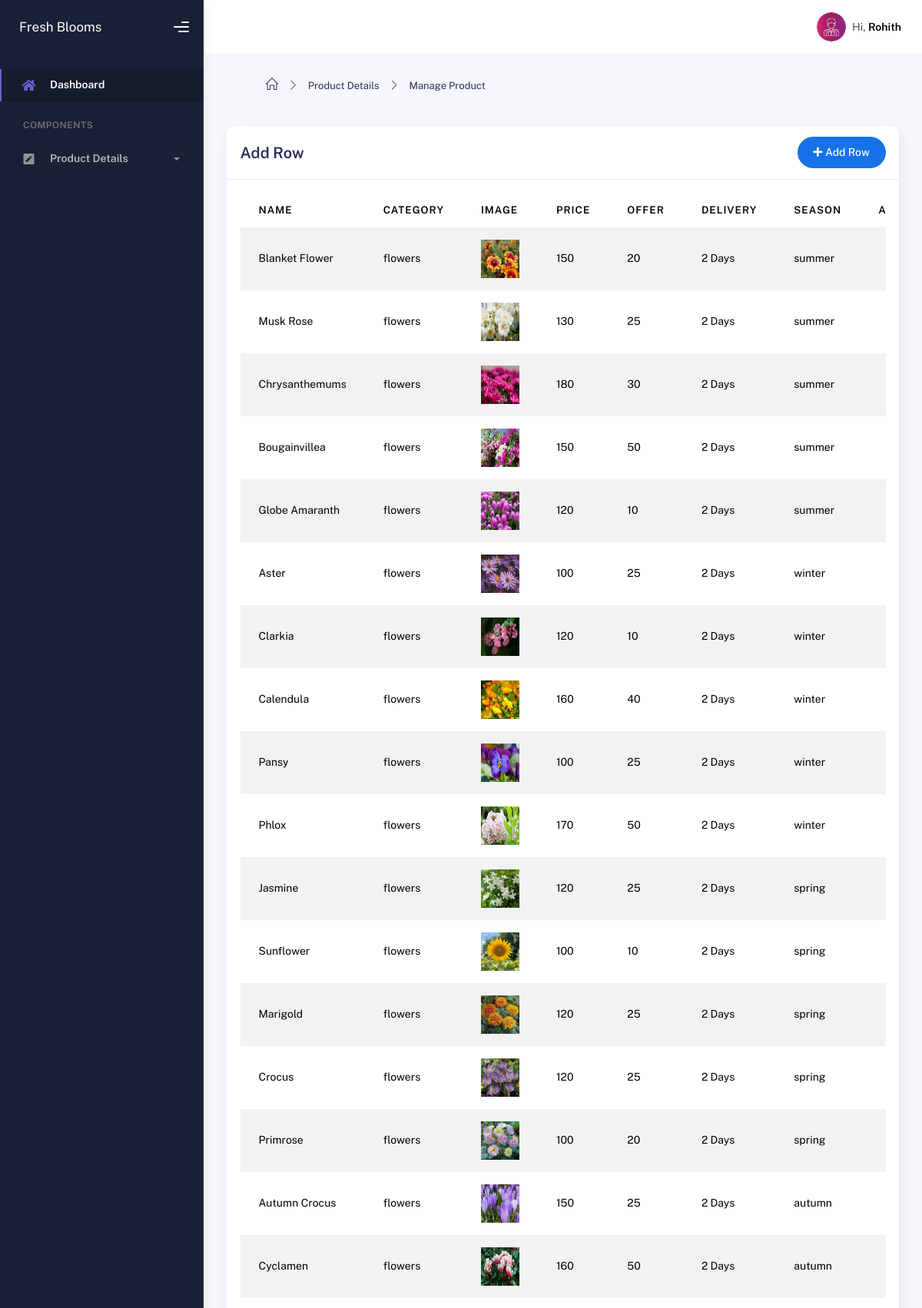
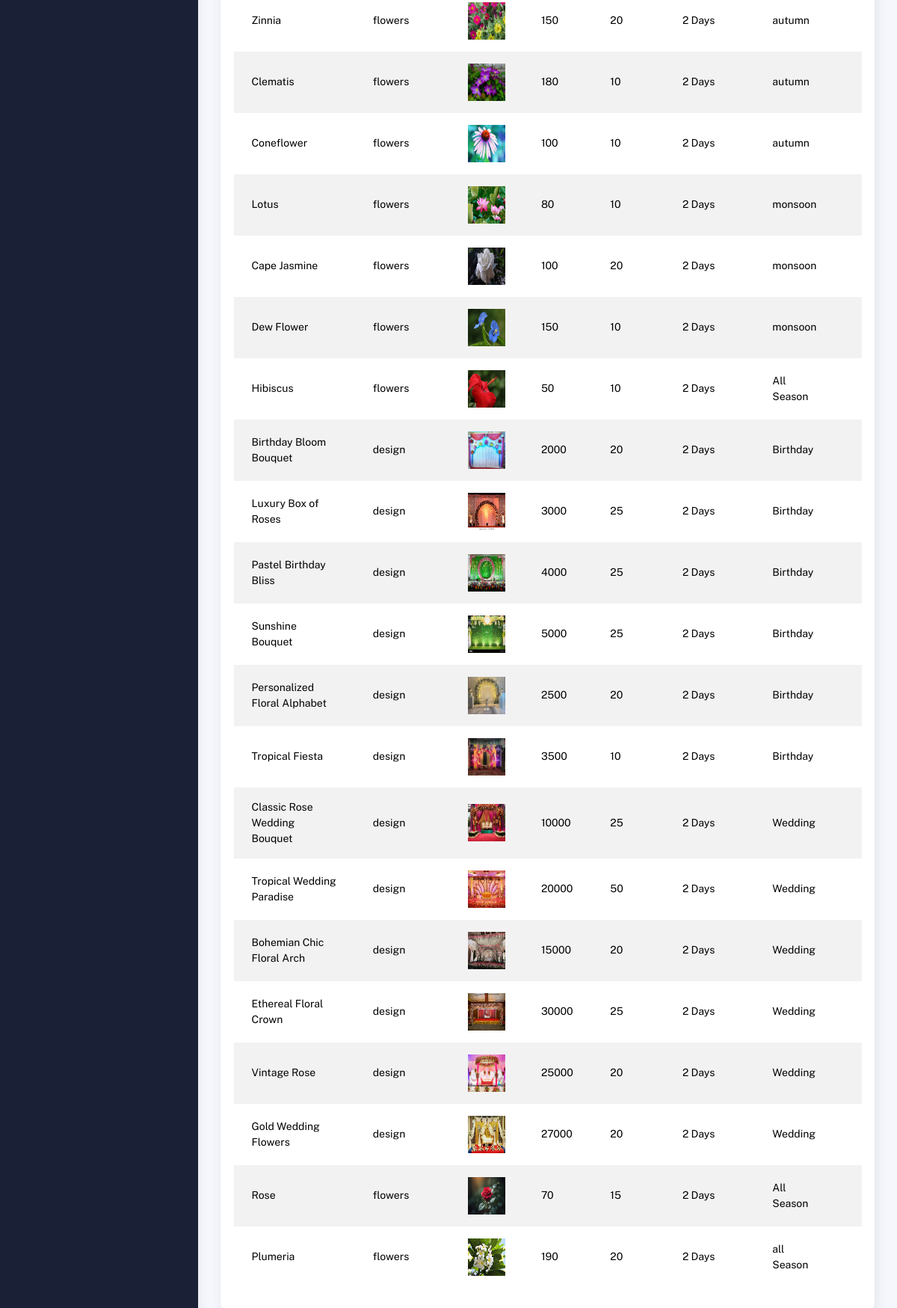
The page /admin/manage_product.php on the database its author committed (2 pictures, top to bottom).
### tables this page shows
CREATE TABLE `flowersales` (
  `id` int(255) NOT NULL,
  `flowername` varchar(255) NOT NULL,
  `category` varchar(255) NOT NULL,
  `country` varchar(255) NOT NULL,
  `image` varchar(255) NOT NULL,
  `price` varchar(255) NOT NULL,
  `offer` varchar(255) NOT NULL,
  `delivary` varchar(255) NOT NULL,
  `seasonal_flowers` varchar(255) NOT NULL,
  `description` varchar(255) NOT NULL
);

### admin/manage_product.php (the view, shortened to what this page needs)
<?php include('../api/config.php')?>
<!DOCTYPE html>
<html lang="en">
  <head>
    <link rel="stylesheet" href="assets/css/bootstrap.min.css" />
    <link rel="stylesheet" href="assets/css/plugins.min.css" />
    <link rel="stylesheet" href="assets/css/kaiadmin.min.css" />
    <link rel="stylesheet" href="assets/css/demo.css" />
  </head>
  <body>
    <div class="wrapper">
    <?php include('sidebar.php');?>
      <div class="main-panel">
      <?php include('header.php');?>
      <div class="container">
          <div class="page-inner">
            <div class="page-header">
              <ul class="breadcrumbs mb-3">
                <li class="nav-home">
                  <a href="#">
                    <i class="icon-home"></i>
                  </a>
                </li>
                <li class="separator">
                  <i class="icon-arrow-right"></i>
                </li>
                <li class="nav-item">
                  <a href="#">Product Details</a>
                </li>
                <li class="separator">
                  <i class="icon-arrow-right"></i>
                </li>
                <li class="nav-item">
                  <a href="#">Manage Product</a>
                </li>
              </ul>
            </div>
            <div class="row">
      <div class="col-md-12">
                <div class="card">
                  <div class="card-header">
                    <div class="d-flex align-items-center">
                      <h4 class="card-title">Add Row</h4>
                      <button
                        class="btn btn-primary btn-round ms-auto"
                        data-bs-toggle="modal"
                        data-bs-target="#addRowModal"
                      >
                        <i class="fa fa-plus"></i>
                        Add Row
                      </button>
                    </div>
                  </div>
                  <div class="card-body">
                    <div class="table-responsive">
                      <table
                        id="add-row"
                        class="display table table-striped table-hover"
                      >
                        <thead>
                          <tr>
                            <th>Name</th>
                            <th>Category</th>
                            <th>Image</th>
                            <th>Price</th>
                            <th>Offer</th>
                            <th>Delivery</th>
                            <th>season</th>
                            <th style="width: 10%">Action</th>
                          </tr>
                        </thead>
                        <tbody>
                        <?php
                                try {
                                    $query = "SELECT * FROM flowersales";
                                    $result = $conn->query($query);
                                    if ($result->num_rows > 0) {
                                        while ($row = $result->fetch_assoc()) {
                                            echo '
                                <tr>
                                   <td>' . htmlspecialchars($row['flowername']) . '</td>
                                    <td>' . htmlspecialchars($row['category']) . '</td>
                                     <td><img style="width:50px; height:50px;" src="../images/' . htmlspecialchars($row['image']) . '" alt=""></td>
                                    <td>' . htmlspecialchars($row['price']) . '</td>
                                    <td>' . htmlspecialchars($row['offer']) . '</td>
                                    <td>' . htmlspecialchars($row['delivary']) . '</td>
                                    <td>' . htmlspecialchars($row['seasonal_flowers']) . '</td>
                                     <td>
                                        <div class="form-button-action">
                                          <button
                                            type="button"
                                            class="btn btn-link btn-primary btn-lg"
                                            data-original-title="Edit Task"
                                            data-bs-toggle="modal"
                                            data-bs-target="#addRowModal"
                                            data-id = "' . htmlspecialchars($row['id']) . '"
                                            onclick="editFlower(this)"
                                          >
                                            <i class="fa fa-edit"></i>
                                          </button>
                                          <button
                                              type="button"
                                              data-bs-toggle="tooltip"
                                              class="btn btn-link btn-danger"
                                              data-original-title="Remove"
                                              data-id="' . htmlspecialchars($row['id']) . '"
                                              onclick="deleteFlower(this)">
                                              <i class="fa fa-times"></i>
                                          </button>
                                        </div>
                                      </td>
                                    ';
                                        }
                                    } else {
                                        echo "<option value=''>No Data Found</option>";
                                    }
                                } catch (Exception $e) {
                                    echo "<option value=''>Error: Unable to fetch data</option>";
                                    error_log($e->getMessage());
                                }
                            ?>
                        </tbody>
                      </table>
                    </div>
                  </div>
                </div>
              </div>
    </div>
    </div>
  </body>
</html>

### rows shown on the page
flowersales: flowername "Blanket Flower", category "flowers", image (placeholder picture), price "150", offer "20", delivary "2 Days", seasonal_flowers "summer"
flowersales: flowername "Musk Rose", category "flowers", image (picture), price "130", offer "25", delivary "2 Days", seasonal_flowers "summer"
flowersales: flowername "Chrysanthemums", category "flowers", image (picture), price "180", offer "30", delivary "2 Days", seasonal_flowers "summer"
flowersales: flowername "Bougainvillea", category "flowers", image (picture), price "150", offer "50", delivary "2 Days", seasonal_flowers "summer"
flowersales: flowername "Globe Amaranth", category "flowers", image (picture), price "120", offer "10", delivary "2 Days", seasonal_flowers "summer"
flowersales: flowername "Aster", category "flowers", image (picture), price "100", offer "25", delivary "2 Days", seasonal_flowers "winter"
flowersales: flowername "Clarkia", category "flowers", image (picture), price "120", offer "10", delivary "2 Days", seasonal_flowers "winter"
flowersales: flowername "Calendula", category "flowers", image (picture), price "160", offer "40", delivary "2 Days", seasonal_flowers "winter"
flowersales: flowername "Pansy", category "flowers", image (picture), price "100", offer "25", delivary "2 Days", seasonal_flowers "winter"
flowersales: flowername "Phlox", category "flowers", image (picture), price "170", offer "50", delivary "2 Days", seasonal_flowers "winter"
flowersales: flowername "Jasmine", category "flowers", image (picture), price "120", offer "25", delivary "2 Days", seasonal_flowers "spring"
flowersales: flowername "Sunflower", category "flowers", image (picture), price "100", offer "10", delivary "2 Days", seasonal_flowers "spring"
flowersales: flowername "Marigold", category "flowers", image (picture), price "120", offer "25", delivary "2 Days", seasonal_flowers "spring"
flowersales: flowername "Crocus", category "flowers", image (picture), price "120", offer "25", delivary "2 Days", seasonal_flowers "spring"
flowersales: flowername "Primrose", category "flowers", image (picture), price "100", offer "20", delivary "2 Days", seasonal_flowers "spring"
flowersales: flowername "Autumn Crocus", category "flowers", image (picture), price "150", offer "25", delivary "2 Days", seasonal_flowers "autumn"
flowersales: flowername "Cyclamen", category "flowers", image (picture), price "160", offer "50", delivary "2 Days", seasonal_flowers "autumn"
flowersales: flowername "Zinnia", category "flowers", image (picture), price "150", offer "20", delivary "2 Days", seasonal_flowers "autumn"
flowersales: flowername "Clematis", category "flowers", image (picture), price "180", offer "10", delivary "2 Days", seasonal_flowers "autumn"
flowersales: flowername "Coneflower", category "flowers", image (picture), price "100", offer "10", delivary "2 Days", seasonal_flowers "autumn"
flowersales: flowername "Lotus", category "flowers", image (picture), price "80", offer "10", delivary "2 Days", seasonal_flowers "monsoon"
flowersales: flowername "Cape Jasmine", category "flowers", image (picture), price "100", offer "20", delivary "2 Days", seasonal_flowers "monsoon"
flowersales: flowername "Dew Flower", category "flowers", image (picture), price "150", offer "10", delivary "2 Days", seasonal_flowers "monsoon"
flowersales: flowername "Hibiscus", category "flowers", image (picture), price "50", offer "10", delivary "2 Days", seasonal_flowers "All Season"
flowersales: flowername "Birthday Bloom Bouquet", category "design", image (picture), price "2000", offer "20", delivary "2 Days", seasonal_flowers "Birthday"
flowersales: flowername "Luxury Box of Roses", category "design", image (picture), price "3000", offer "25", delivary "2 Days", seasonal_flowers "Birthday"
flowersales: flowername "Pastel Birthday Bliss", category "design", image (picture), price "4000", offer "25", delivary "2 Days", seasonal_flowers "Birthday"
flowersales: flowername "Sunshine Bouquet", category "design", image (picture), price "5000", offer "25", delivary "2 Days", seasonal_flowers "Birthday"
flowersales: flowername "Personalized Floral Alphabet", category "design", image (picture), price "2500", offer "20", delivary "2 Days", seasonal_flowers "Birthday"
flowersales: flowername "Tropical Fiesta", category "design", image (picture), price "3500", offer "10", delivary "2 Days", seasonal_flowers "Birthday"
flowersales: flowername "Classic Rose Wedding Bouquet", category "design", image (picture), price "10000", offer "25", delivary "2 Days", seasonal_flowers "Wedding"
flowersales: flowername "Tropical Wedding Paradise", category "design", image (picture), price "20000", offer "50", delivary "2 Days", seasonal_flowers "Wedding"
flowersales: flowername "Bohemian Chic Floral Arch", category "design", image (picture), price "15000", offer "20", delivary "2 Days", seasonal_flowers "Wedding"
flowersales: flowername "Ethereal Floral Crown", category "design", image (picture), price "30000", offer "25", delivary "2 Days", seasonal_flowers "Wedding"
flowersales: flowername "Vintage Rose", category "design", image (picture), price "25000", offer "20", delivary "2 Days", seasonal_flowers "Wedding"
flowersales: flowername "Gold Wedding Flowers", category "design", image (picture), price "27000", offer "20", delivary "2 Days", seasonal_flowers "Wedding"
flowersales: flowername "Rose", category "flowers", image (picture), price "70", offer "15", delivary "2 Days", seasonal_flowers "All Season"
flowersales: flowername "Plumeria", category "flowers", image (picture), price "190", offer "20", delivary "2 Days", seasonal_flowers "all Season"
